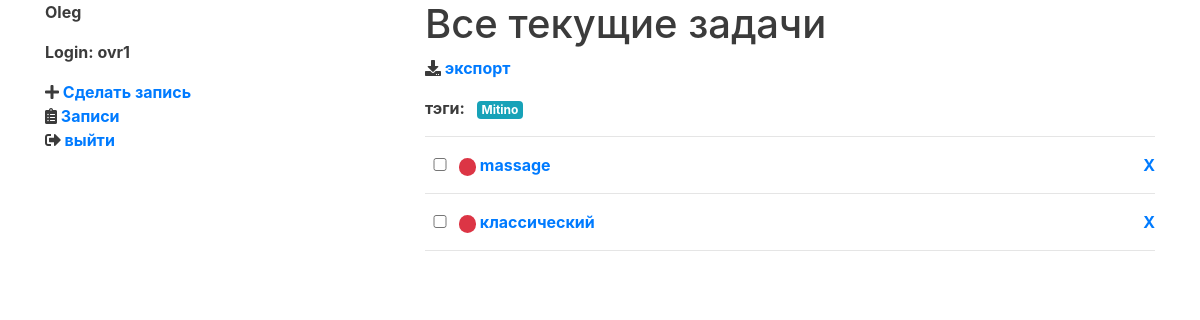
The page /zapis/list/ (signed in) on the database as committed earlier.
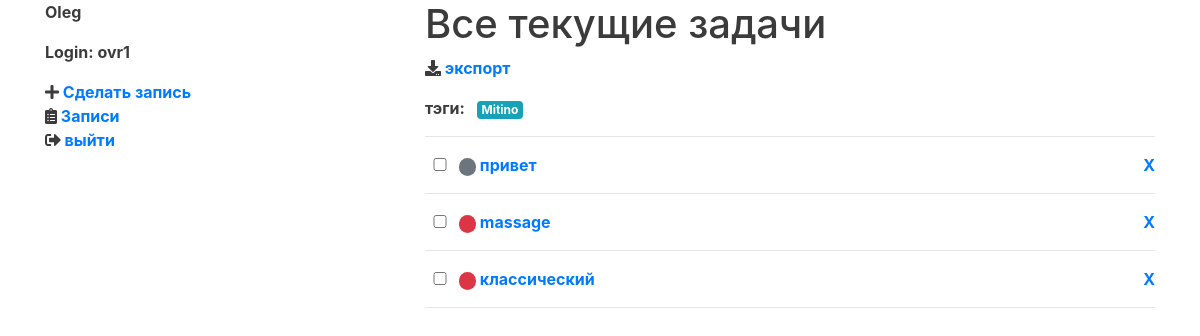
The same page on the database as committed later.
### zapis/models.py (models this page shows, shortened)
class TodoItem(models.Model):
    objects = None
    PRIORITY_HIGH = 1
    PRIORITY_MEDIUM = 2
    PRIORITY_LOW = 3
    PRIORITY_CHOICES = [
        (PRIORITY_HIGH, "Массаж"),
        (PRIORITY_MEDIUM, "СПА"),
        (PRIORITY_LOW, "Медитация"),
    ]
    description = models.CharField(max_length=64)
    is_completed = models.BooleanField("выполнено", default=False)
    created = models.DateTimeField(auto_now_add=True)
    updated = models.DateTimeField(auto_now=True)
    owner = models.ForeignKey(User, on_delete=models.CASCADE, related_name="zapis")
    priority = models.IntegerField(
        "Приоритет", choices=PRIORITY_CHOICES, default=PRIORITY_MEDIUM
    )
    tags = TaggableManager()
    def __str__(self):
        return self.description.lower()
    class Meta:
        ordering = ("-created",)

### zapis/views.py (the view)
# urls.py: path("list/", views.zapis_by_tag, name="list"),
def zapis_by_tag(request, tag_slug=None):
    u = request.user
    zapis = TodoItem.objects.filter(owner=u).all()
    tag = None
    if tag_slug:
        tag = get_object_or_404(Tag, slug=tag_slug)
        zapis = zapis.filter(tags__in=[tag])
    all_tags = []
    for t in zapis:
        all_tags.append(list(t.tags.all()))
    def filter_tags(tags_by_zapis):
        t = []
        for tags in tags_by_zapis:
            for tag in tags:
                if tag not in t:
                    t.append(tag)
        return t
    all_tags = filter_tags(all_tags)
    return render(
        request,
        "zapis/list.html",
        {"tag": tag, "zapis": zapis, "all_tags": all_tags},
    )

### zapis/templates/zapis/list.html (shortened to what this page needs)
{% extends "home.html" %}
{% load static %}
{% block main_content %}
  {% if tag %}
  <h1>Текущие задачи с тэгом "{{ tag.name }}"</h1>
  {% else %}
  <h1>Все текущие задачи</h1>
  {% endif %}
  <p><i class="fa fa-download"></i>&nbsp;<a href="{% url "zapis:export" %}">экспорт</a></p>
  {% for t in all_tags %}
    {% if forloop.first %}<ul class="list-inline">
        <li class="list-inline-item">тэги:</li>
    {% endif %}
    <li class="list-inline-item">
      <a href="{% url "zapis:list_by_tag" t.slug %}">
      {% if t.pk == tag.pk %}
        <span class="badge badge-success">{{ t.name }}</span>
      {% else %}
        <span class="badge badge-info">{{ t.name }}</span>
      {% endif %}
      </a>
    </li>
    {% if forloop.last %}</ul>{% endif %}
  {% endfor %}
  <hr/>
  <ul id="todo-list">
  {% for zapis in zapis %}
    {% if task.is_completed %}
    <li class="completed">
      <input class='checkbox' data-uid={{ zapis.id }} type='checkbox' disabled='disabled' checked='checked'/>
    {% else %}
    <li>
      <input class='checkbox' data-uid={{ zapis.id }} type='checkbox' />
    {% endif %}
      {% if zapis.priority == zapis.PRIORITY_HIGH %}
      <span class="badge badge-pill badge-danger">&nbsp;</span>
      {% elif zapis.priority == zapis.PRIORITY_MEDIUM %}
      <span class="badge badge-pill badge-secondary">&nbsp;</span>
      {% elif zapis.priority == zapis.PRIORITY_LOW %}
      <span class="badge badge-pill badge-success">&nbsp;</span>
      {% endif %}
      <a href={% url "zapis:details" zapis.id %}>{{ zapis }}</a>
      <a class="remove" href={% url "zapis:delete" zapis.id %}>X</a>
      <hr/>
    </li>
  {% endfor %}
  </ul>
{% endblock %} )

### templates/home.html (shortened to what this page needs)
{% load static %}
<html xmlns:zapis="http://www.w3.org/1999/xhtml" lang="">
  <head>
    <link rel="stylesheet" href="{% static 'css/styles.css' %}">
    <link rel="stylesheet" href="https://maxcdn.bootstrapcdn.com/bootstrap/4.0.0/css/bootstrap.min.css">
    <link rel="stylesheet" href="https://use.fontawesome.com/releases/v5.7.0/css/all.css">
  </head>
  <body>
    <div class="container">
      <div class="row">
        <div class="side_bar col">
          {% block side_bar %}
            {% if user.is_authenticated %}
              <p>{{ user.first_name }}</p>
              <p>Login: {{ user.username }}</p>
              <ul>
                <li><i class="fa fa-plus"></i>&nbsp;<a href="{% url "zapis:create" %}">Сделать запись</a></li>
                <li><i class="fas fa-clipboard-list"></i>&nbsp;<a href="{% url "zapis:list" %}">Записи</a></li>
                <li><i class="fa fa-sign-out-alt"></i>&nbsp;<a href="{% url "logout" %}">выйти</a></li>
              </ul>
            {% endif %}
          {% endblock %}
        </div>
        <div class="main_content col-8">
          {% block main_content %}
          {% endblock %}
        </div>
      </div>
    </div>
  </body>
</html>

### static/css/styles.css (style rules this page uses)
.container { margin: 0 auto; min-width: 500px; width: 45%; text-align: left; color: #3b3b3b; font-weight: bold; }
ul { padding: 0; text-align: left; list-style: none; }
hr { border-bottom: 0; margin: 15px 0; }
input[type="checkbox"] { width: 30px; }
.remove { float: right; cursor: pointer; }

Rows that differ between the two databases and show on the page:
added TodoItem: priority 2 (drawn), description "привет"
